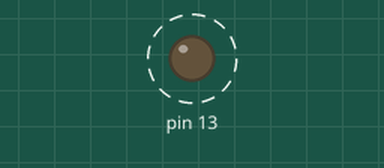
Recording of a sketch running on a simulated Arduino Uno, built with avr-gcc and run on an emulated ATmega328P. Parts: output pins drawn as LEDs (lit = HIGH). Dashed ring = blinking.

Above: at 0.2 s.
Timing chart, 0 to 3.0 s (numbered marks = the images above):
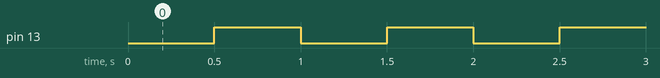

The sketch:

Blink.ino
```cpp
// ─────────────────────────────────────────────
//  Generated by ArduForge
//  Project: Blink
//  Board:   Arduino Uno (arduino:avr:uno)
// ─────────────────────────────────────────────

void setup() {
  pinMode(13, OUTPUT);
  pinMode(13, OUTPUT);
}

void loop() {
  static unsigned long _af_last_n4 = 0;
  if (millis() - _af_last_n4 >= (unsigned long)(500)) {
    _af_last_n4 = millis();
    digitalWrite(13, !digitalRead(13));
  }
}
```

Measured:
- by itself, pin 13: alternates HIGH for 0.50 s and LOW for 0.50 s
